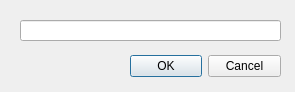
<?xml version="1.0" encoding="UTF-8"?>
<ui version="4.0">
 <class>registerDialog</class>
 <widget class="QDialog" name="registerDialog">
  <property name="geometry">
   <rect>
    <x>0</x>
    <y>0</y>
    <width>295</width>
    <height>92</height>
   </rect>
  </property>
  <property name="windowTitle">
   <string>Dialog</string>
  </property>
  <property name="modal">
   <bool>true</bool>
  </property>
  <widget class="QDialogButtonBox" name="buttonBox">
   <property name="geometry">
    <rect>
     <x>130</x>
     <y>50</y>
     <width>151</width>
     <height>32</height>
    </rect>
   </property>
   <property name="orientation">
    <enum>Qt::Horizontal</enum>
   </property>
   <property name="standardButtons">
    <set>QDialogButtonBox::Cancel|QDialogButtonBox::Ok</set>
   </property>
  </widget>
  <widget class="QLineEdit" name="registerLineEdit">
   <property name="geometry">
    <rect>
     <x>20</x>
     <y>20</y>
     <width>261</width>
     <height>21</height>
    </rect>
   </property>
   <property name="inputMethodHints">
    <set>Qt::ImhNone</set>
   </property>
   <property name="text">
    <string/>
   </property>
  </widget>
 </widget>
 <resources/>
 <connections/>
</ui>
